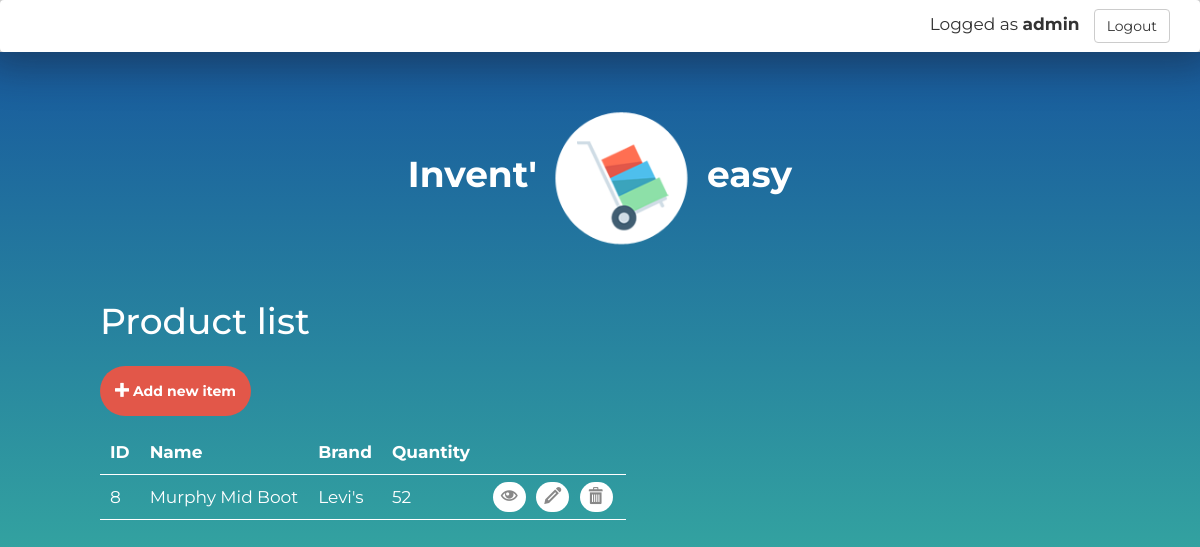
The page /list (signed in) on the database its author committed.
### inventory/models.py (models this page shows, shortened)
class Parano(models.Model):
    created_by = models.ForeignKey(
        'Member',
        verbose_name="Created by",
        related_name="%(app_label)s_%(class)s_creator",
        null=True,
        blank=True,
    )
    modified_by = models.ForeignKey(
        'Member',
        verbose_name="Modified by",
        related_name="%(app_label)s_%(class)s_modificator",
        null=True,
        blank=True,
    )
    created_at = models.DateTimeField(
        verbose_name="Created at",
        null=True,
        blank=True,
        default= timezone.now()
    )
    modified_at = models.DateTimeField(
        verbose_name="Modified at",
        null=True,
        blank=True,
        default= timezone.now()
    )
    class Meta:
        abstract = True
        app_label = "inventory"

class Product(Parano, models.Model):
    name = models.CharField(
        max_length=60,
        verbose_name="Name",
        null=True,
        blank=False
    )
    brand = models.CharField(
        max_length=60,
        verbose_name="Brand",
        null=True,
        blank=True
    )
    gender_choices = (
        ('Men', 'Men'),
        ('Women', 'Women')
    )
    gender = models.CharField(
        max_length=20,
        choices=gender_choices,
        null=True
    )
    type_choices = (
         ('Pant', 'Pant'),
         ('Shirt', 'Shirt'),
         ('Dress', 'Dress'),
         ('Shoes', 'Shoes')
    )
    type = models.CharField(
        max_length=50,
        choices=type_choices,
        null=True
    )
    quantity = models.IntegerField(
        null = True,
        blank = False,
        verbose_name = "Quantity"
    )
    description = models.TextField(
        verbose_name="Description",
        null=True,
        blank=True
    )
    class Meta:
        app_label = "inventory"

### inventory/views.py (the view)
# urls.py: url(r'^list', ProductListView.as_view(), name='product-list'),
class ProductListView(ListView):
    model = Product
    context_object_name="products"
    template_name="inventory/product-list.html"
    paginate_by=None

### inventory/templates/inventory/product-list.html (shortened to what this page needs)
{% load staticfiles %}
<!DOCTYPE html>
<html lang="en">
<head>
    <link rel="stylesheet" href="//maxcdn.bootstrapcdn.com/bootstrap/3.2.0/css/bootstrap.min.css">
    <link rel="stylesheet" href="{% static 'css/styles.css' %}" />
</head>
<body>
    <nav class="navbar">
        <div class="container-fluid">
            <div class="navbar-header pull-right">
                <span>Logged as <b>{{ user.username }}&nbsp;&nbsp;</b></span>
                <a href="{% url 'django.contrib.auth.views.logout' %}?next=/login" class="btn btn-default navbar-btn">Logout</a>
            </div>
        </div>
    </nav>
    <section id="list_page">
        <div class="header text-center">
          <h1>Invent' <img class="header-img" src="{% static 'img/logo-inventoreasy.png' %}" alt=""/> easy</h1>
        </div>
        <div class="wrap">
            <h1>Product list</h1>
            <div>
                <a href="/product-create" class="btn"><span class="picto icon-plus"></span> Add new item</a>
            </div>
            <table>
                <tr>
                    <th>ID</th>
                    <th>Name</th>
                    <th>Brand</th>
                    <th>Quantity</th>
                </tr>
                {% for product in products %}
                <tr>
                    <td>{{product.id}}</td>
                    <td>{{product.name}}</td>
                    <td>{{product.brand}}</td>
                    <td>{{product.quantity}}</td>
                    <td>
                        <a href="/{{product.id}}/" class="btn-options detail" title="View"><span class="picto icon-eye"></span></a>
                        <a href="/{{product.id}}/update" class="btn-options update" title="Modify"><span class="picto icon-pencil"></span></a>
                        <a href="/{{product.id}}/delete" class="btn-options delete" title="Delete"><span class="picto icon-bin"></span></a>
                    </td>
                </tr>
                {% endfor %}
            </table>
        </div>
    </section>
</body>
</html>

### inventory/static/css/styles.css (style rules this page uses)
html { height: 100%; }
body { width: 100%; height: 100%; display: inline-block; font-family: 'Montserrat', sans-serif; font-size: 17px; }
.picto { font-family: 'inventeasy' !important; speak: none; font-style: normal; font-weight: normal; font-variant: normal; text-transform: none; line-height: 1; -webkit-font-smoothing: antialiased; -moz-osx-font-smoothing: grayscale; }
.icon-pencil:before { content: "\e905"; }
.icon-bin:before { content: "\e9ac"; }
.icon-eye:before { content: "\e9ce"; }
.icon-plus:before { content: "\ea0a"; }
.navbar { margin-bottom: 0; box-shadow: 0px 0px 40px 14px rgba(25,25,25,0.4); -webkit-box-shadow: 0px 0px 40px 14px rgba(25,25,25,0.4); -moz-box-shadow: 0px 0px 40px 14px rgba(25,25,25,0.4); padding: 0 14px; }
section { padding: 20px 0 60px 0; }
.wrap { width: 1000px; margin: auto; }
.header { display: inline-block; width: 100%; margin: 10px 0 20px 0; }
.header h1 { font-weight: 700; }
.header-img { width: 150px !important; }
#list_page { background: #43cea2; background: -webkit-linear-gradient(bottom, #43cea2, #185a9d); background: -moz-linear-gradient(bottom, #43cea2, #185a9d); background: -o-linear-gradient(bottom, #43cea2, #185a9d); background: linear-gradient(to top, #43cea2, #185a9d); width: 100%; height: 100%; color: #fff; }
#list_page .btn { display: inline-block; padding: 14px; margin: 14px 0; border-radius: 40px; background-color: #E25749; color: #fff; text-decoration: none; transition: all 0.2s ease-in-out; font-weight: bold; }
#list_page .btn-options { display: inline-block; padding: 3px 8px; background-color: #fff; color: #888; text-decoration: none; transition: all 0.2s ease-in-out; border-radius: 18px; margin: 3px; }
#list_page table tr { border-bottom: solid 1px white; height: 45px; }
#list_page table tr td,th { padding: 0 10px; }

### rows shown on the page
Product: id "8", name "Murphy Mid Boot", brand "Levi's", quantity "52"

### other values the page prints
{{ user.username }} "admin"
